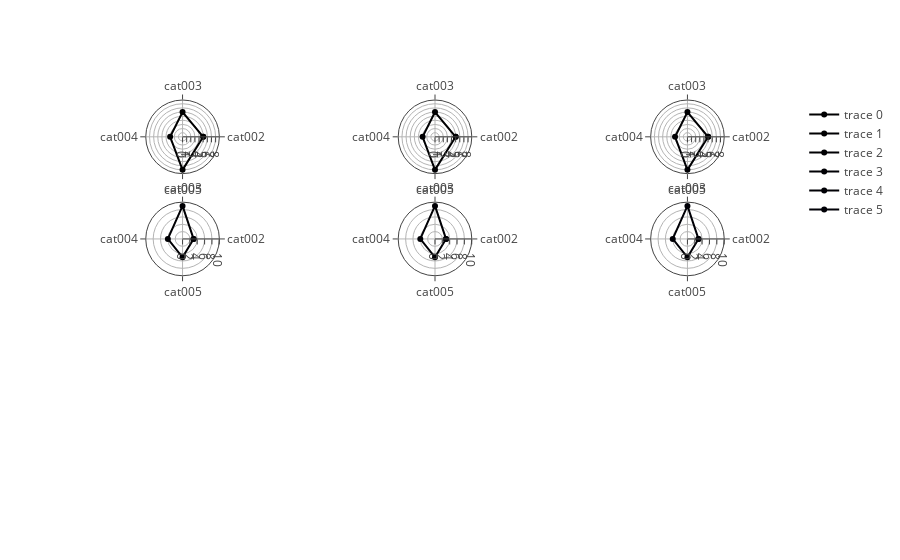

The code cell stored with this chart in its notebook:
### Code cell
from plotly.subplots import make_subplots

n_rows = 4
n_cols = 3
fig = make_subplots(rows=n_rows, cols=n_cols, specs=[[{'type': 'polar'}] * n_cols] * n_rows)

fig.add_trace(
    go.Scatterpolar(
        theta=["cat002", "cat003", "cat004", "cat005", "cat002"],
        r=[5,6,3,8,5],
    ),
    row=1,
    col=1,
)
fig.add_trace(
    go.Scatterpolar(
        theta=["cat002", "cat003", "cat004", "cat005", "cat002"],
        r=[5,6,3,8,5],
    ),
    row=1,
    col=2,
)
fig.add_trace(
    go.Scatterpolar(
        theta=["cat002", "cat003", "cat004", "cat005", "cat002"],
        r=[5,6,3,8,5],
    ),
    row=1,
    col=3,
)
fig.add_trace(
    go.Scatterpolar(
        theta=["cat002", "cat003", "cat004", "cat005", "cat002"],
        r=[3,9,4,5,3]
    ),
    row=2,
    col=1,
)

fig.add_trace(
    go.Scatterpolar(
        theta=["cat002", "cat003", "cat004", "cat005", "cat002"],
        r=[3,9,4,5,3]
    ),
    row=2,
    col=2,
)

fig.add_trace(
    go.Scatterpolar(
        theta=["cat002", "cat003", "cat004", "cat005", "cat002"],
        r=[3,9,4,5,3]
    ),
    row=2,
    col=3,
)

### Figure 1 — Plotly figure (JSON) as saved in the notebook; plotly's stock layout.template omitted (floating-point values rounded to 4 significant figures)
{"data": [{"r": [5, 6, 3, 8, 5], "subplot": "polar", "theta": ["cat002", "cat003", "cat004", "cat005", "cat002"], "type": "scatterpolar"}, {"r": [5, 6, 3, 8, 5], "subplot": "polar2", "theta": ["cat002", "cat003", "cat004", "cat005", "cat002"], "type": "scatterpolar"}, {"r": [5, 6, 3, 8, 5], "subplot": "polar3", "theta": ["cat002", "cat003", "cat004", "cat005", "cat002"], "type": "scatterpolar"}, {"r": [3, 9, 4, 5, 3], "subplot": "polar4", "theta": ["cat002", "cat003", "cat004", "cat005", "cat002"], "type": "scatterpolar"}, {"r": [3, 9, 4, 5, 3], "subplot": "polar5", "theta": ["cat002", "cat003", "cat004", "cat005", "cat002"], "type": "scatterpolar"}, {"r": [3, 9, 4, 5, 3], "subplot": "polar6", "theta": ["cat002", "cat003", "cat004", "cat005", "cat002"], "type": "scatterpolar"}], "layout": {"polar": {"domain": {"x": [0, 0.2889], "y": [0.8063, 1]}}, "polar10": {"domain": {"x": [0, 0.2889], "y": [0, 0.1938]}}, "polar11": {"domain": {"x": [0.3556, 0.6444], "y": [0, 0.1938]}}, "polar12": {"domain": {"x": [0.7111, 1], "y": [0, 0.1938]}}, "polar2": {"domain": {"x": [0.3556, 0.6444], "y": [0.8063, 1]}}, "polar3": {"domain": {"x": [0.7111, 1], "y": [0.8063, 1]}}, "polar4": {"domain": {"x": [0, 0.2889], "y": [0.5375, 0.7312]}}, "polar5": {"domain": {"x": [0.3556, 0.6444], "y": [0.5375, 0.7312]}}, "polar6": {"domain": {"x": [0.7111, 1], "y": [0.5375, 0.7312]}}, "polar7": {"domain": {"x": [0, 0.2889], "y": [0.2687, 0.4625]}}, "polar8": {"domain": {"x": [0.3556, 0.6444], "y": [0.2687, 0.4625]}}, "polar9": {"domain": {"x": [0.7111, 1], "y": [0.2687, 0.4625]}}}}
